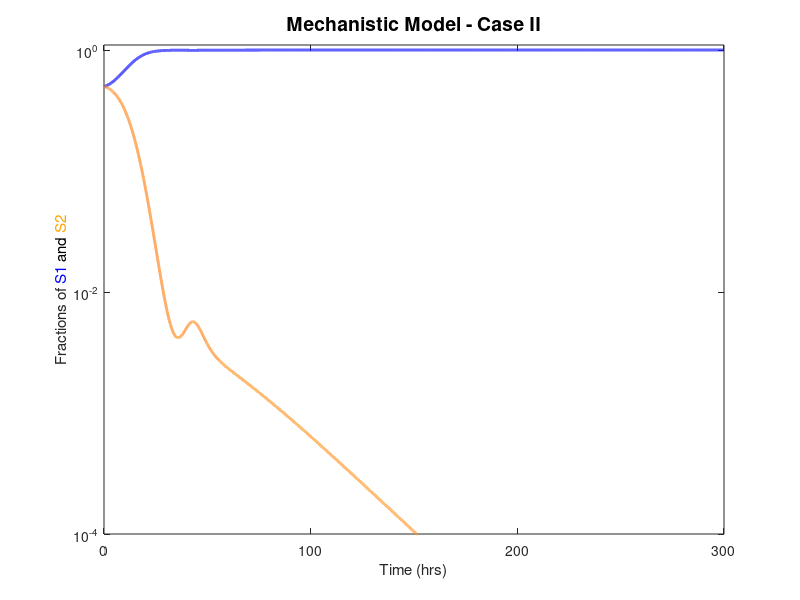

MATLAB code to generate this figure: (Note: this script raises an error after producing the figure.)
% Dual (chemical - consumable) mediator interaction - Momeni. et al. (2018) - Figure 6.
% Connor Tynan - 25/10/22 - Final year project

% Background

% https://doi.org/10.7554/eLife.25051

% Increasing the number of mediators increases the complexity of the system
% exponentially. More-involved systems such as this is where the gLV model
% typically falls down as it fails to account for cases of increased
% complexity. In addition, the gLV model fails to account for indirect
% influences, suggesting use of mechanistic models for higher
% order/complexity systems.

clc; clf; close all; clear

% Parameters

t0 = 0;     % Initial time
t1 = 300;   % Final time
dt = 0.01;   % Time step size

r0 = [-0.03, -0.05]; % Basal growth rate (Per-species growth rate - constant)

% Interaction terms - please see literature for details

% Kij - Mediator Cj affecting species Si at 50% of max fitness effect - Kij ~ r0.5ij 
Ks1c1 = 1 * 1e5;
Ks1c2 = 0;
Ks2c2 = 1 * 1e5;
Ks2c1 = 1 * 1e5;

%rij - Mediator Cj affecting species Si at maximum fitness effect
rs1c1 = 12;
rs1c2 = 0;
rs2c1 = 12;
rs2c2 = 9;  
  
% Consumption rate of chemical mediators
a = 1; 
ac1s1 = a;
ac1s2 = a;
ac2s2 = a;

% Production rate of chemical mediators 
b = 1;
b0 = 100*b;
bc2s1 = b*1;

% Variables

time = t0:dt:t1; % Time vector (x-axis)

% Initialising solution vectors
S1 = zeros(1,length(time)); % Population density of species S1
S2 = zeros(1,length(time)); % Population density of species S2
C1 = zeros(1,length(time)); % Concentration of chemical C1
C2 = zeros(1,length(time)); % Concentration of chemical C2

% Initial Conditions

% Initial population densities
S1(1) = 5;
S2(1) = 5;

% Initial mediator concentrations
C1(1) = 0.00;
C2(1) = 1e-4;

% Main computation - Equation (47) in the literature
% Forward solving mechanistic equations

for t=1:(numel(time)-1)
    
    % Species densities

    S1(t+1) = S1(t) + dt * S1(t) * ( r0(1) + rs1c1*C1(t)/(C1(t)+Ks1c1));

    S2(t+1) = S2(t) + dt * S2(t) * ( r0(2) + rs2c2 * ...
        (((C1(t)*C2(t))/(Ks2c1*Ks2c2))/(C1(t)/Ks2c1 + C2(t)/Ks2c2)) * ...
        ((1/(C1(t)/Ks2c1 + 1)) + (1/(C2(t)/Ks2c2 + 1))));

    % Chemical concentrations

    C1(t+1) = C1(t) + dt * (b0 - ac1s1 * rs1c1 * C1(t)/(C1(t)+Ks1c1) - ac1s2 * ...
        rs2c2* (((C1(t)*C2(t))/(Ks2c1*Ks2c2))/(C1(t)/Ks2c1 + C2(t)/Ks2c2)) * ...
        ((1/(C1(t)/Ks2c1 + 1)) + (1/(C2(t)/Ks2c2 + 1))) * S2(t) );

    C2(t+1) = C2(t) + dt * (bc2s1 * S1(t) - ac2s2 * rs2c2 * ...
        (((C1(t)*C2(t))/(Ks2c1*Ks2c2))/(C1(t)/Ks2c1 + C2(t)/Ks2c2)) * ...
        ((1/(C1(t)/Ks2c1 + 1)) + (1/(C2(t)/Ks2c2 + 1))) * S2(t) ) ;
    
end

% Plotting results

% Plotting species densities

fig = figure(1); hold on; box on

plot(time,S1./(S1+S2),'-b','LineWidth',2); plot(time,S2./(S1+S2),'Color',[1, 0.5, 0.1],'LineWidth',2)

ylabel('Fractions of \color{blue}S1\color{black} and\color{orange} S2', ...
    'interpreter', 'tex')
ylim([10^-4 10^0+0.1])
yticks([10^-4 10^-2 10^0])

xlabel('Time (hrs)')
xlim([0 300])
xticks([0 100 200 300])

title('Mechanistic Model - Case II','FontSize',14)

set(gca,'YScale','log')
set(gca,'XMinorTick','off','YMinorTick','off')
ax = gca;
ax.XAxis.FontSize = 13;
ax.YAxis.FontSize = 13;

set(gcf, 'units', 'centimeters', 'position', [1 1 12.1 9]);

% Plotting chemical concentrations

fig2 = figure(2); hold on; box on

p = plot(time,C1,'-k','LineWidth',2); plot(time,C2,'Color',[1, 0.0, 0.0],'LineWidth',2)

ylabel('[C1] and \color{red}{[C2]} \color{black} concentrations (µM)', ...
    'interpreter', 'tex')
ylim([10^0 10^6+1000000])
yticks([0 10^0 10^2 10^4 10^6])

xlabel('Time (hrs)')
xlim([0 300])
xticks([0 100 200 300])

title('Mechanistic Model - Case II','FontSize',14)

set(gca,'YScale','log')
set(gca,'XMinorTick','off','YMinorTick','off')
ax = gca;
ax.XAxis.FontSize = 13;
ax.YAxis.FontSize = 13;

set(gcf, 'units', 'centimeters', 'position', [1 1 12.1 9]);